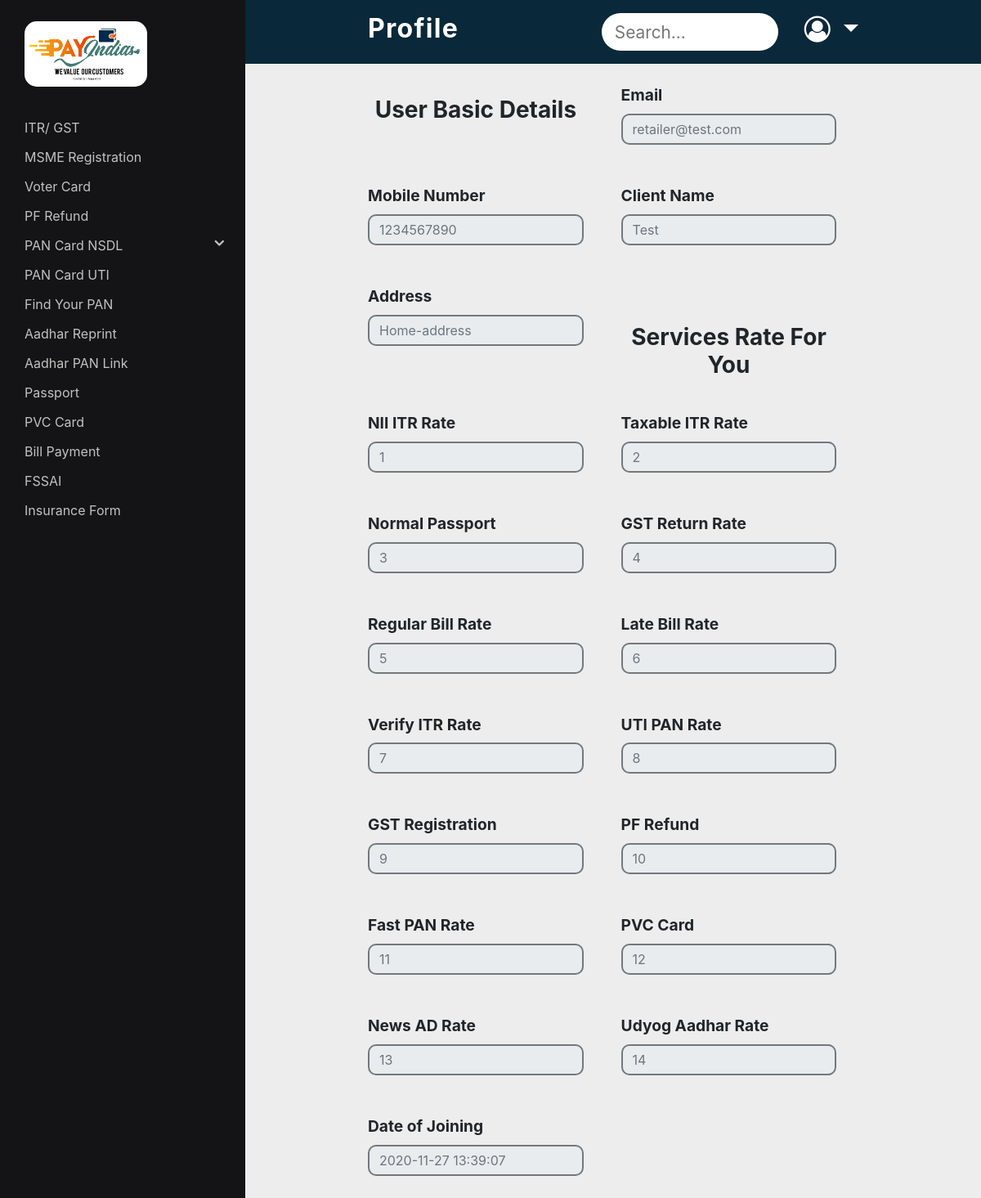
Page /profile.php (signed in) on the committed database.
### tables this page shows
CREATE TABLE `retailers` (
  `id` int(11) NOT NULL,
  `email` varchar(100) NOT NULL,
  `mobile` varchar(20) NOT NULL,
  `cname` varchar(20) NOT NULL,
  `address` varchar(100) NOT NULL,
  `nii` int(10) NOT NULL,
  `tir` int(10) NOT NULL,
  `np` int(10) NOT NULL,
  `grr` int(10) NOT NULL,
  `rbr` int(10) NOT NULL,
  `lbr` int(10) NOT NULL,
  `vir` int(10) NOT NULL,
  `upr` int(10) NOT NULL,
  `gstreg` int(10) NOT NULL,
  `pfrefund` int(10) NOT NULL,
  `fastpanrate` int(10) NOT NULL,
  `pvc` int(10) NOT NULL,
  `nadr` int(10) NOT NULL,
  `udyog` int(10) NOT NULL,
  `password` varchar(200) NOT NULL,
  `create_date` datetime NOT NULL DEFAULT current_timestamp(),
  `status` varchar(10) NOT NULL DEFAULT 'true'
);

### profile.php (the view, shortened to what this page needs)
<!DOCTYPE html>
<html lang="en">
<head>
    <link rel="stylesheet" href="https://cdnjs.cloudflare.com/ajax/libs/font-awesome/4.7.0/css/font-awesome.min.css">
    <link rel="stylesheet" href="https://maxcdn.bootstrapcdn.com/bootstrap/4.5.2/css/bootstrap.min.css">
    <link rel="stylesheet" type="text/css" href="style.css">
</head>
<body>
    <?php include("sidenav.php"); ?>
    <div class="col-12 padding-sidenav px-0 pr-md-0">
        <div class="topnav">
            <h2 class="formheader">Profile</h2>
            <?php include("retailer_wallet.php"); ?>
            <?php
            $conn = mysqli_connect('localhost', 'root', '', 'payindia');
            $email = $_SESSION['retailer'];
            $sql = "SELECT * FROM retailers WHERE email ='$email'";
            $result = mysqli_query($conn, $sql);
            $ans = mysqli_fetch_all($result, MYSQLI_ASSOC);
            ?>
            <div class="row padding-sidenav px-0 pr-md-0">
                <div class="col-12">
                    <form class="form-container mt-4 form-padding-internal">
                        <div class="form-col-span-2 text-center mt-3">
                            <h3 class="font-weight-bold">User Basic Details</h3>
                        </div>
                        <div class="form-group">
                            <label for="email">Email</label>
                            <input type="email" class="form-control" id="email" placeholder="<?php echo $ans[0]['email']; ?>" name="email" disabled>
                        </div>
                        <div class="form-group">
                            <label for="mn">Mobile Number</label>
                            <input type="number" class="form-control" id="mn" placeholder="<?php echo $ans[0]['mobile']; ?>" name="mn" disabled>
                        </div>
                        <div class="form-group">
                            <label for="cname">Client Name</label>
                            <input type="text" class="form-control" id="cname" placeholder="<?php echo $ans[0]['cname']; ?>" name="cname" disabled>
                        </div>
                        <div class="form-group">
                            <label for="address">Address</label>
                            <input type="text" class="form-control" id="address" placeholder="<?php echo $ans[0]['address']; ?>" name="address" disabled>
                        </div>
                        <div class="form-col-span-2 text-center mt-5">
                            <h3 class="font-weight-bold">Services Rate For You</h3>
                        </div>
                        <div class="form-group">
                            <label for="nii">NII ITR Rate</label>
                            <input type="number" class="form-control" id="nii" placeholder="<?php echo $ans[0]['nii']; ?>" name="nii" disabled>
                        </div>
                        <div class="form-group">
                            <label for="tir">Taxable ITR Rate</label>
                            <input type="number" class="form-control" id="tir" placeholder="<?php echo $ans[0]['tir']; ?>" name="tir" disabled>
                        </div>
                        <div class="form-group">
                            <label for="np">Normal Passport</label>
                            <input type="number" class="form-control" id="np" placeholder="<?php echo $ans[0]['np']; ?>" name="np" disabled>
                        </div>
                        <div class="form-group">
                            <label for="grr">GST Return Rate</label>
                            <input type="number" class="form-control" id="grr" placeholder="<?php echo $ans[0]['grr']; ?>" name="grr" disabled>
                        </div>
                        <div class="form-group">
                            <label for="rbr">Regular Bill Rate</label>
                            <input type="number" class="form-control" id="rbr" placeholder="<?php echo $ans[0]['rbr']; ?>" name="rbr" disabled>
                        </div>
                        <div class="form-group">
                            <label for="lbr">Late Bill Rate</label>
                            <input type="number" class="form-control" id="lbr" placeholder="<?php echo $ans[0]['lbr']; ?>" name="lbr" disabled>
                        </div>
                        <div class="form-group">
                            <label for="vir">Verify ITR Rate</label>
                            <input type="number" class="form-control" id="vir" placeholder="<?php echo $ans[0]['vir']; ?>" name="vir" disabled>
                        </div>
                        <div class="form-group">
                            <label for="upr">UTI PAN Rate</label>
                            <input type="number" class="form-control" id="upr" placeholder="<?php echo $ans[0]['upr']; ?>" name="upr" disabled>
                        </div>
                        <div class="form-group">
                            <label for="gstreg">GST Registration</label>
                            <input type="number" class="form-control" id="gstreg" placeholder="<?php echo $ans[0]['gstreg']; ?>" name="gstreg" disabled>
                        </div>
                        <div class="form-group">
                            <label for="pfrefund">PF Refund</label>
                            <input type="number" class="form-control" id="pfrefund" placeholder="<?php echo $ans[0]['pfrefund']; ?>" name="pfrefund" disabled>
                        </div>
                        <div class="form-group">
                            <label for="fastpanrate">Fast PAN Rate</label>
                            <input type="number" class="form-control" id="fastpanrate" placeholder="<?php echo $ans[0]['fastpanrate']; ?>" name="fastpanrate" disabled>
                        </div>
                        <div class="form-group">
                            <label for="pvc">PVC Card</label>
                            <input type="number" class="form-control" id="pvc" placeholder="<?php echo $ans[0]['pvc']; ?>" name="pvc" disabled>
                        </div>
                        <div class="form-group">
                            <label for="nadr">News AD Rate</label>
                            <input type="number" class="form-control" id="nadr" placeholder="<?php echo $ans[0]['nadr']; ?>" name="nadr" disabled>
                        </div>
                        <div class="form-group">
                            <label for="udyog">Udyog Aadhar Rate</label>
                            <input type="number" class="form-control" id="udyog" placeholder="<?php echo $ans[0]['udyog']; ?>" name="udyog" disabled>
                        </div>
                        <div class="form-group">
                            <label for="date">Date of Joining</label>
                            <input type="text" class="form-control" id="date" placeholder="<?php echo $ans[0]['create_date']; ?>" name="date" disabled>
                        </div>
                    </form>
                </div>
            </div>
        </div>
</body>
</html>

### style.css (style rules this page uses)
.bg-brand, .topnav { background-color: #092839; }
@media (min-width: 768px) { .bg-brand, .topnav { background-color: #141416; } }
.formheader { font-weight: bold; letter-spacing: 0.08rem; text-decoration: underline; color: white; }
.topnav .formheader { text-decoration: none; color: white; }
.form-container { display: grid; grid-template-columns: 100%; row-gap: 0.5rem; }
@media (min-width: 768px) { .form-container { grid-template-columns: 46% 46%; justify-content: space-between; row-gap: 2rem; } }
@media (min-width: 768px) { .formheader { font-weight: bold; letter-spacing: 0.08rem; text-decoration: underline; color: black; } }
@media (min-width: 400px) { .formheader { font-weight: bold; letter-spacing: 0.08rem; text-decoration: underline; color: black; } }
label { font-size: 1.2rem; font-weight: bold; }
.form-control { border-radius: 10px; border: 2px solid #72787e; }
body { background-color: #ededed; }
@media (min-width: 768px) { .padding-sidenav { padding-left: 300px !important; } }
@media (min-width: 768px) { .form-padding-internal { padding: 0 150px; } }
.topnav .formheader, .topnav .user { display: none; }
.topnav { padding: 0.5rem 1rem 0.7rem; }
@media (min-width: 768px) { .topnav { position: relative; display: flex; flex-direction: row; padding: 1rem 150px; background-color: #092839; background-color: #092839; } }
@media (min-width: 768px) { .topnav .formheader, .topnav .user { display: block; } }

### rows in the picture
retailers: email "retailer@test.com", mn "1234567890", cname "Test", address "Home-address", nii "1", tir "2", np "3", grr "4", rbr "5", lbr "6", vir "7", upr "8", gstreg "9", pfrefund "10", fastpanrate "11", pvc "12", nadr "13", udyog "14", date "2020-11-27 13:39:07"
